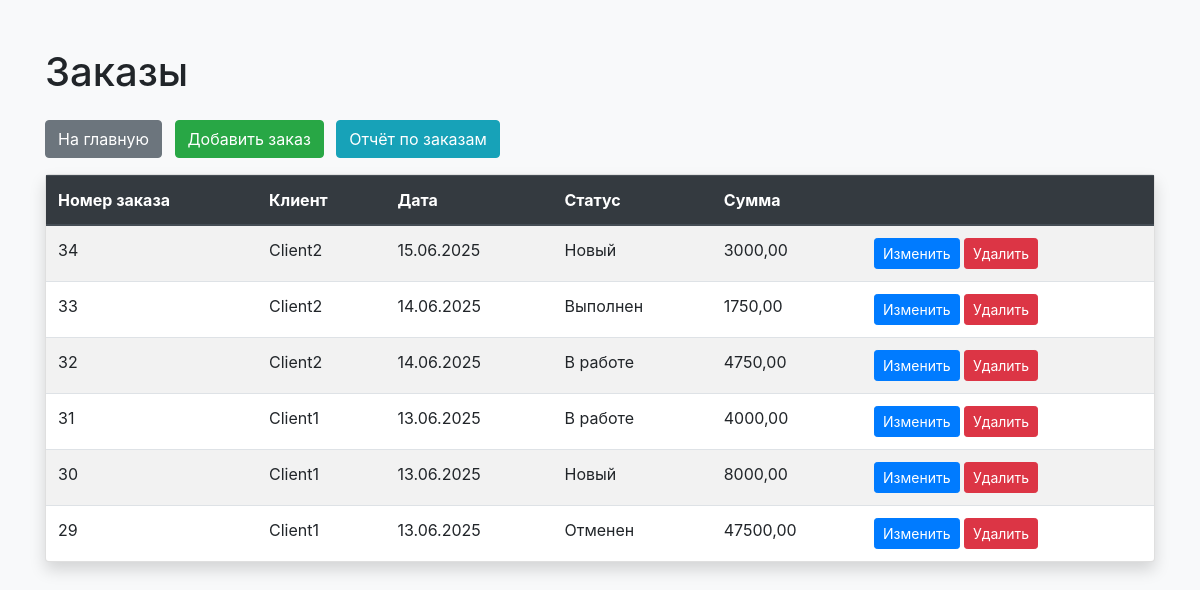
The page /core/orders/ on the database as committed earlier.
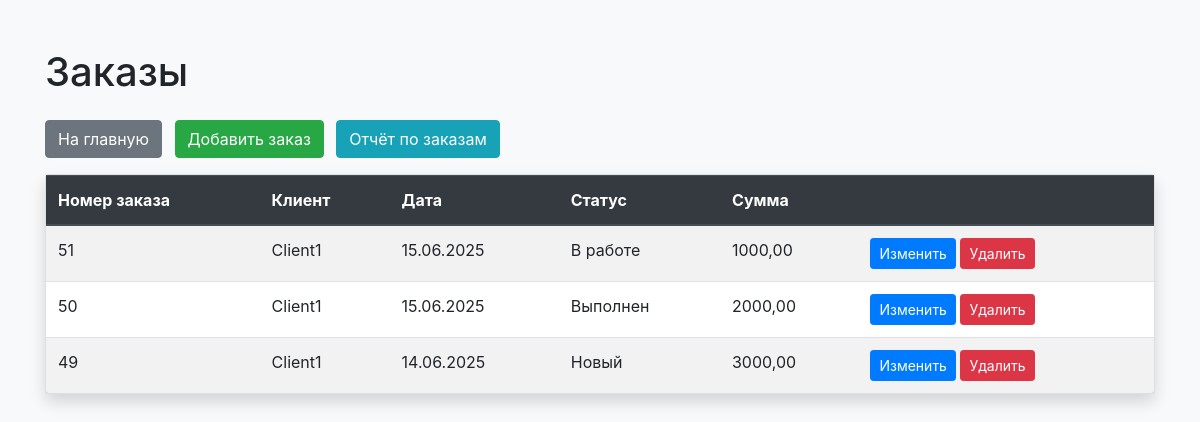
The same page on the database as committed later.
### core/models.py (models this page shows, shortened)
class Order(models.Model):
    STATUS_CHOICES = [
        ('new', 'Новый'),
        ('in_progress', 'В работе'),
        ('completed', 'Выполнен'),
        ('cancelled', 'Отменен'),
    ]
    id = models.AutoField(primary_key=True, verbose_name="Номер заказа")
    client = models.ForeignKey(Client, on_delete=models.PROTECT, verbose_name="Клиент")
    date = models.DateField(verbose_name="Дата заказа")
    status = models.CharField(max_length=20, choices=STATUS_CHOICES, default='new', verbose_name="Статус")
    total_amount = models.DecimalField(max_digits=10, decimal_places=2, default=0, verbose_name="Итоговая сумма", editable=False)
    created_by = models.ForeignKey(User, on_delete=models.PROTECT, verbose_name="Менеджер")
    created_at = models.DateTimeField(auto_now_add=True, verbose_name="Дата создания")
    updated_at = models.DateTimeField(auto_now=True, verbose_name="Дата обновления")
    class Meta:
        verbose_name = "Заказ"
        verbose_name_plural = "Заказы"
        ordering = ['-date', '-created_at']

class Client(models.Model):
    name = models.CharField(max_length=200, verbose_name='Имя')
    email = models.EmailField(verbose_name='Email')
    phone = models.CharField(max_length=20, verbose_name='Телефон')
    address = models.TextField(verbose_name='Адрес', blank=True)
    notes = models.TextField(verbose_name='Заметки', blank=True)
    created_at = models.DateTimeField(auto_now_add=True, verbose_name='Дата создания')
    updated_at = models.DateTimeField(auto_now=True, verbose_name='Дата обновления')
    class Meta:
        verbose_name = 'Клиент'
        verbose_name_plural = 'Клиенты'

### core/views.py (the view)
# urls.py: path('orders/', views.orders_list, name='orders_list'),
def orders_list(request):
    from .models import Order
    orders = Order.objects.all().order_by('-created_at')
    return render(request, 'orders_list.html', {'orders': orders})

### templates/orders_list.html (shortened to what this page needs)
<!DOCTYPE html>
<html lang="ru">
<head>
    <link rel="stylesheet" href="https://stackpath.bootstrapcdn.com/bootstrap/4.5.2/css/bootstrap.min.css">
</head>
<body class="bg-light">
    <div class="container py-5">
        <h1 class="mb-4">Заказы</h1>
        <a href="/" class="btn btn-secondary mb-3">На главную</a>
        <a href="/core/orders/add/" class="btn btn-success mb-3 ml-2">Добавить заказ</a>
        <a href="/core/order/report/" class="btn btn-info mb-3 ml-2">Отчёт по заказам</a>
        <div class="card shadow">
            <div class="card-body p-0">
                <table class="table table-striped mb-0">
                    <thead class="thead-dark">
                        <tr>
                            <th>Номер заказа</th>
                            <th>Клиент</th>
                            <th>Дата</th>
                            <th>Статус</th>
                            <th>Сумма</th>
                            <th></th>
                        </tr>
                    </thead>
                    <tbody>
                        {% for order in orders %}
                        <tr>
                            <td>{{ order.id }}</td>
                            <td>{{ order.client.name }}</td>
                            <td>{{ order.date|date:'d.m.Y' }}</td>
                            <td>{{ order.get_status_display }}</td>
                            <td>{{ order.total_amount }}</td>
                            <td>
                                <a href="/core/orders/{{ order.id }}/edit/" class="btn btn-sm btn-primary">Изменить</a>
                                <a href="/core/orders/{{ order.id }}/delete/" class="btn btn-sm btn-danger">Удалить</a>
                            </td>
                        </tr>
                        {% empty %}
                        <tr><td colspan="6" class="text-center">Нет заказов</td></tr>
                        {% endfor %}
                    </tbody>
                </table>
            </div>
        </div>
    </div>
</body>
</html>

Rows that differ between the two databases and show on the page:
removed Order: id "34", client.name "Client2", date "15.06.2025", status "Новый", total_amount "3000,00"
removed Order: id "33", client.name "Client2", date "14.06.2025", status "Выполнен", total_amount "1750,00"
removed Order: id "32", client.name "Client2", date "14.06.2025", status "В работе", total_amount "4750,00"
removed Order: id "31", client.name "Client1", date "13.06.2025", status "В работе", total_amount "4000,00"
removed Order: id "30", client.name "Client1", date "13.06.2025", status "Новый", total_amount "8000,00"
removed Order: id "29", client.name "Client1", date "13.06.2025", status "Отменен", total_amount "47500,00"
added Order: id "51", client.name "Client1", date "15.06.2025", status "В работе", total_amount "1000,00"
added Order: id "50", client.name "Client1", date "15.06.2025", status "Выполнен", total_amount "2000,00"
added Order: id "49", client.name "Client1", date "14.06.2025", status "Новый", total_amount "3000,00"
